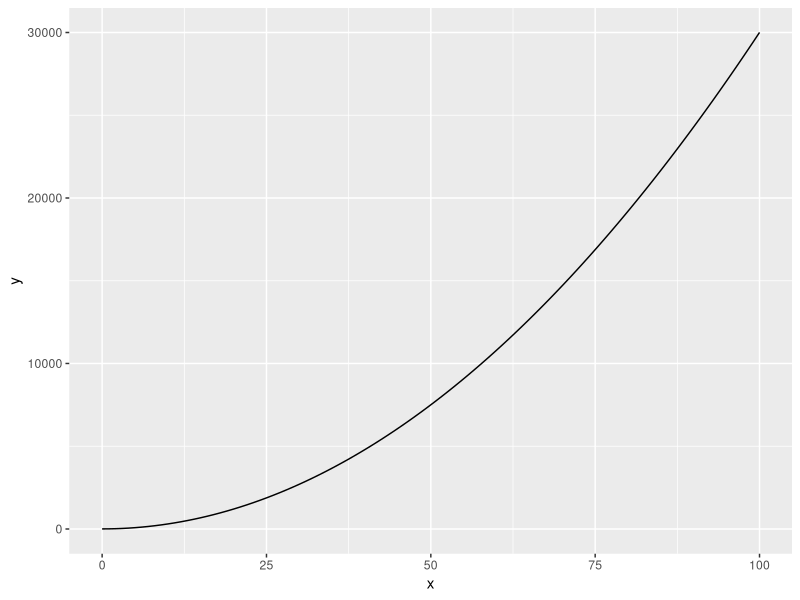
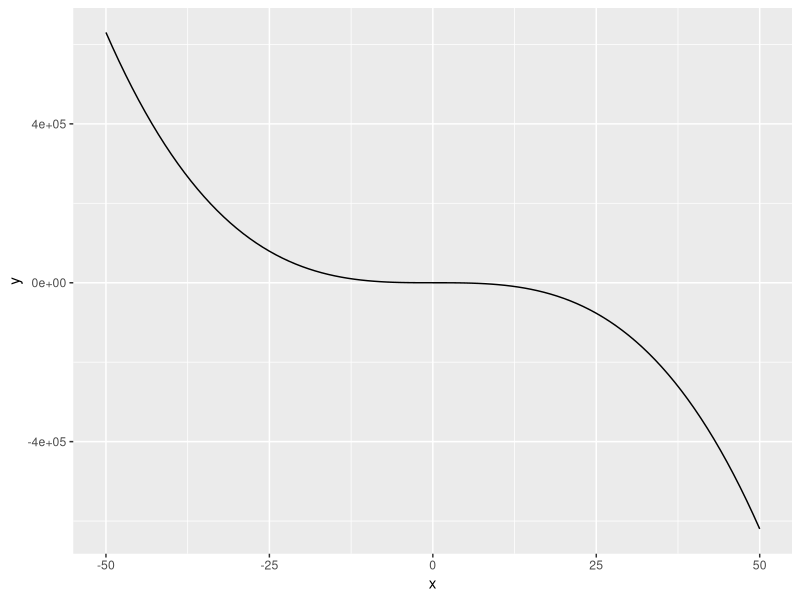
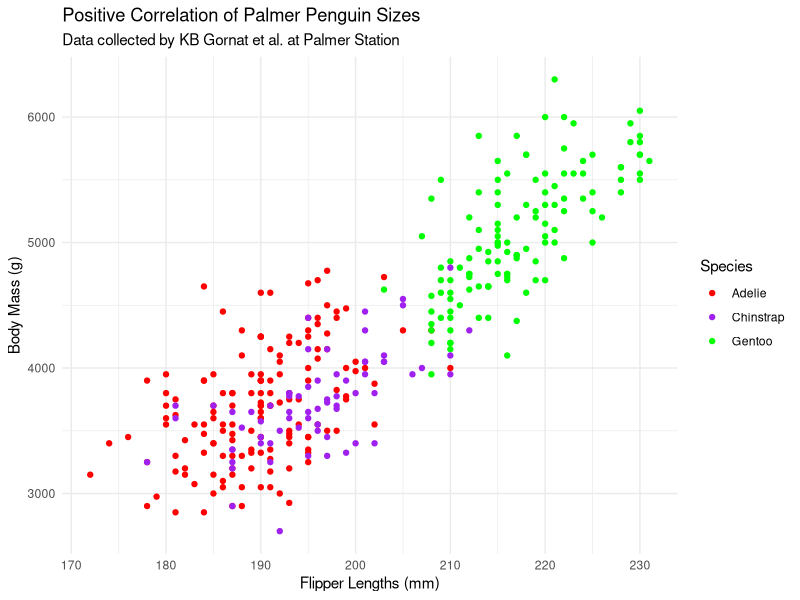

These charts were generated, in order, by the following R code:
## ---- chunk 1
knitr::opts_chunk$set(echo = TRUE)
library(tidyverse)
library(palmerpenguins)
## ---- chunk 2

eq <- function(x){
  
  3 * x ^ 2 + 4
  
}

# Use stat_function() to plot it over a specific range: 

ggplot(data.frame(x = c(0, 100)), aes(x = x)) + 
  stat_function(fun = eq)



## ---- chunk 3

eqn <- function(x){
  2.4 - 5 * x ^ 3 + 2.1 * x ^ 2
}

ggplot(data.frame(x = c(-50, 50)), aes(x = x)) + 
  stat_function(fun = eqn)

# Another option is to use the following lines. This may be a little off but this is the idea, setting the data frame to NULL.
# ggplot(data.frame(NULL)) +
#   stat_function(fun = eqn) +
#   x_lim(min = 1, max = 100)
## ---- chunk 4

ggplot(data = penguins, aes(x = flipper_length_mm, y = body_mass_g)) + 
  geom_point(aes(color = species)) +
  scale_color_manual(values = c("red", "purple", "green"))+ 
  labs(x = "Flipper Lengths (mm)", 
       y = "Body Mass (g)", 
       title = "Positive Correlation of Palmer Penguin Sizes", 
       subtitle = "Data collected by KB Gornat et al. at Palmer Station", 
       color = "Species"
       ) +
  # facet_wrap(~island) + (this made it look gross so I commented it out)
  theme_minimal()

## ---- chunk 5
gt <- expression( 2.2 + 3.1 * t - 5.6 * t ^ 4)

dg_dt <- D(expr = gt, "t")

dg_dt
## ---- chunk 6
d2g_dt2 <- D(expr = dg_dt, "t")

d2g_dt2
## ---- chunk 7

f_xyz <- expression(2 * x * y - 3 * (x ^ 2) * (z^3) )

df_dx <- D(expr = f_xyz, "x")
df_dx

df_dy <- D(expr = f_xyz, "y")
df_dy

df_dz <- D(expr = f_xyz, "z")
df_dz
